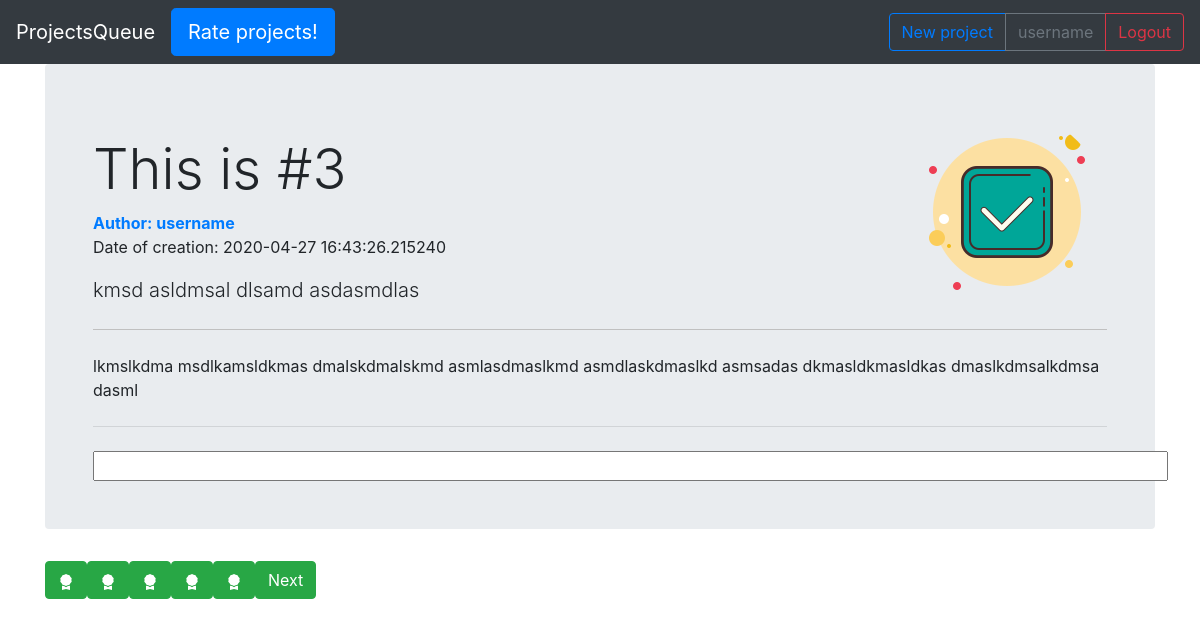
The app's page /rank-projects/ (signed in) with its own data.
### models.py (models this page shows, shortened)
class User(SqlAlchemyBase, UserMixin):
    __tablename__ = 'users'
    id = sqlalchemy.Column(sqlalchemy.Integer, primary_key=True, autoincrement=True)
    name = sqlalchemy.Column(sqlalchemy.String, nullable=True)
    surname = sqlalchemy.Column(sqlalchemy.String, nullable=True)
    username = sqlalchemy.Column(sqlalchemy.String, unique=True)
    email = sqlalchemy.Column(sqlalchemy.String, unique=True)
    hashed_password = sqlalchemy.Column(sqlalchemy.String, nullable=True)
    description = sqlalchemy.Column(sqlalchemy.String, nullable=True)
    country = sqlalchemy.Column(sqlalchemy.String, nullable=True)
    age = sqlalchemy.Column(sqlalchemy.Integer)
    register_date = sqlalchemy.Column(sqlalchemy.DateTime)
    prjcts = sqlalchemy.Column(sqlalchemy.String)
    def tojson(self, *args):
        json_ls = {}
        if len(args) > 0:
            for attr in args:
                json_ls[attr] = getattr(self, attr)
        else:
            for attr in ['name', 'surname', 'username', 'email', 'country', 'age']:
                json_ls[attr] = getattr(self, attr)
        print('owner to json', json_ls)
        return json_ls

class Projects(SqlAlchemyBase):
    __tablename__ = 'projects'
    id = sqlalchemy.Column(sqlalchemy.Integer, primary_key=True, autoincrement=True)
    name = sqlalchemy.Column(sqlalchemy.String, nullable=True)
    short_description = sqlalchemy.Column(sqlalchemy.Text, nullable=True)
    full_description = sqlalchemy.Column(sqlalchemy.Text, nullable=True)
    create_date = sqlalchemy.Column(sqlalchemy.DateTime, default=datetime.datetime.now())
    image_path = sqlalchemy.Column(sqlalchemy.String)
    edit_date = sqlalchemy.Column(sqlalchemy.DateTime)
    rates_5 = sqlalchemy.Column(sqlalchemy.Integer, default=0)
    rates_4 = sqlalchemy.Column(sqlalchemy.Integer, default=0)
    rates_3 = sqlalchemy.Column(sqlalchemy.Integer, default=0)
    rates_2 = sqlalchemy.Column(sqlalchemy.Integer, default=0)
    rates_1 = sqlalchemy.Column(sqlalchemy.Integer, default=0)
    num_rates = sqlalchemy.Column(sqlalchemy.Integer, default=0)
    avg_rate = sqlalchemy.Column(sqlalchemy.Float, default=0)
    views = sqlalchemy.Column(sqlalchemy.Integer, default=0)
    owner_id = sqlalchemy.Column(sqlalchemy.Integer, sqlalchemy.ForeignKey('users.id'))
    owner = orm.relationship('User', foreign_keys='Projects.owner_id', lazy='subquery')  # type: User
    collaborators = orm.relation('User', secondary='association_collabs', backref='projects')
    comments = orm.relationship('Comment', backref='projects', lazy='dynamic')
    def tojson(self, *args):
        json_ls = {}
        if len(args) > 0:
            for arg in args:
                json_ls[arg] = getattr(self, arg)
        else:
            for attr in ['id', 'name', 'short_description', 'full_description', 'create_date',
                         'image_path', 'edit_date']:
                json_ls[attr] = getattr(self, attr)
            owner_json = self.owner.tojson()
            json_ls.update({'owner_' + key: owner_json[key] for key in owner_json.keys()})
        print('project to json', json_ls)
        return json_ls

### ranking_projects.py (the view)
@blueprint.route('/', methods=['GET', 'POST'])
def rank_projects():
    project = choose_project()  # type: Projects
    if not project:
        response = make_response(redirect(url_for('base')))
        response.set_cookie('error_message',
                            '<strong>You have already ranked all the projects</strong>', max_age=60)
        return response
    first_project, new_last_id = project
    response = make_response(render_template('rank_project.html', project=first_project.tojson()))
    response.set_cookie('last_project_id', str(new_last_id))
    return response

### db_session.py (called while the page is built)
def create_session() -> Session:
    global __factory
    return __factory()

def create_coon():
    return engine.connect()

### main.py (called while the page is built)
@login_manager.user_loader
def load_user(user_id):
    sesion = db_session.create_session()
    return sesion.query(User).get(user_id)

@app.before_request
def before_req():
    print(current_user.is_authenticated)

### templates/rank_project.html (shortened to what this page needs)
{% extends "base.html"%}
{% block content %}
<div class="jumbotron p-4 p-md-5 rounded">
    <div class="col-md-15 mb-4">
        <div class="view overlay z-depth-1-half">
            <img class="circle-image" align="right" width="200" id="project_image" height="200" src={{project['image_path']}}>
        </div>
    </div>
    <div class="col-md-16 mb-4">
        <h1 class="name-text display-4" id="project_name">{{project['name']}}</h1>
        <a href="/user/{{project['owner_username']}}" id="owner_username"><b>Author: {{project['owner_username']}}</b></a><br>
        <p id="create_date" class="created-date-text">Date of creation: {{project['create_date']}}</p>
        <p class="short-description-text lead " id="short_description">{{project['short_description']}}</p>
        <hr class="my-4" style="background-color: #d6d6d6;">
        <p id="full_description" class="full-description-text">{{project['full_description']}}</p>
    </div>
    <hr class="my-4">
    <input type="text" id="comment_text" size="100">
    <br>
</div>
<div class="btn-toolbar" role="toolbar">
    {% for i in range(1,6) %}
        <div class="btn-group" role="group">
            <button type="button" id="rank_{{i}}" class="btn btn-success rate-button" onclick="">
            </button>
        </div>
    {% endfor %}
    <button class="btn btn-success next-button" onclick="">Next</button>
</div>
{% endblock %}

### templates/base.html (shortened to what this page needs)
<!doctype html>
<html lang="en">
<head>
    <link rel="stylesheet"
          href="https://stackpath.bootstrapcdn.com/bootstrap/4.4.1/css/bootstrap.min.css"
>
    <link rel="stylesheet" href="{{ url_for('static', filename='css/style.css') }}">
    <link rel="stylesheet" href="https://cdnjs.cloudflare.com/ajax/libs/font-awesome/4.7.0/css/font-awesome.min.css">
</head>
<body>
<header>
    <nav class="navbar navbar-expand-lg navbar-dark bg-dark">
        <a class="navbar-brand" href="/">ProjectsQueue</a>
        {% if current_user.is_authenticated %}
        <div class="text-center">
            <a href="/rank-projects" class="btn btn-primary btn-lg btn-block">Rate projects!</a>
        </div>
        {% endif %}
        {% if current_user.is_authenticated %}
        <div class="btn-group">
            <a class="btn btn-outline-primary" href="/project/register">New project</a>
            <a class="btn btn-outline-secondary" href="/user/{{current_user.username}}">{{current_user.username}}</a>
            <a class="btn btn-outline-danger" href="/logout">Logout</a>
        </div>
        {% else %}
        <div class="btn-group">
            <a class="btn btn-outline-info" href="/register">Register</a>
            <a class="btn btn-outline-info" href="/login">Login</a>
        </div>
        {% endif %}
    </nav>
</header>
<main role="main" class="container">
    {% block content %}{% endblock %}
</main>
</body>
</html>

### static/css/style.css (style rules this page uses)
.circle-image { border-radius: 50%; }

### records on screen
User: username "username", owner_username "username"
Projects: image_path (picture), name "This is #3", create_date "2020-04-27 16:43:26.215240", short_description "kmsd asldmsal dlsamd asdasmdlas", full_description "lkmslkdma msdlkamsldkmas dmalskdmalskmd asmlasdmaslkmd asmdlaskdmaslkd asmsadas dkmasldkmasldkas dmaslkdmsalkdmsa dasml"
